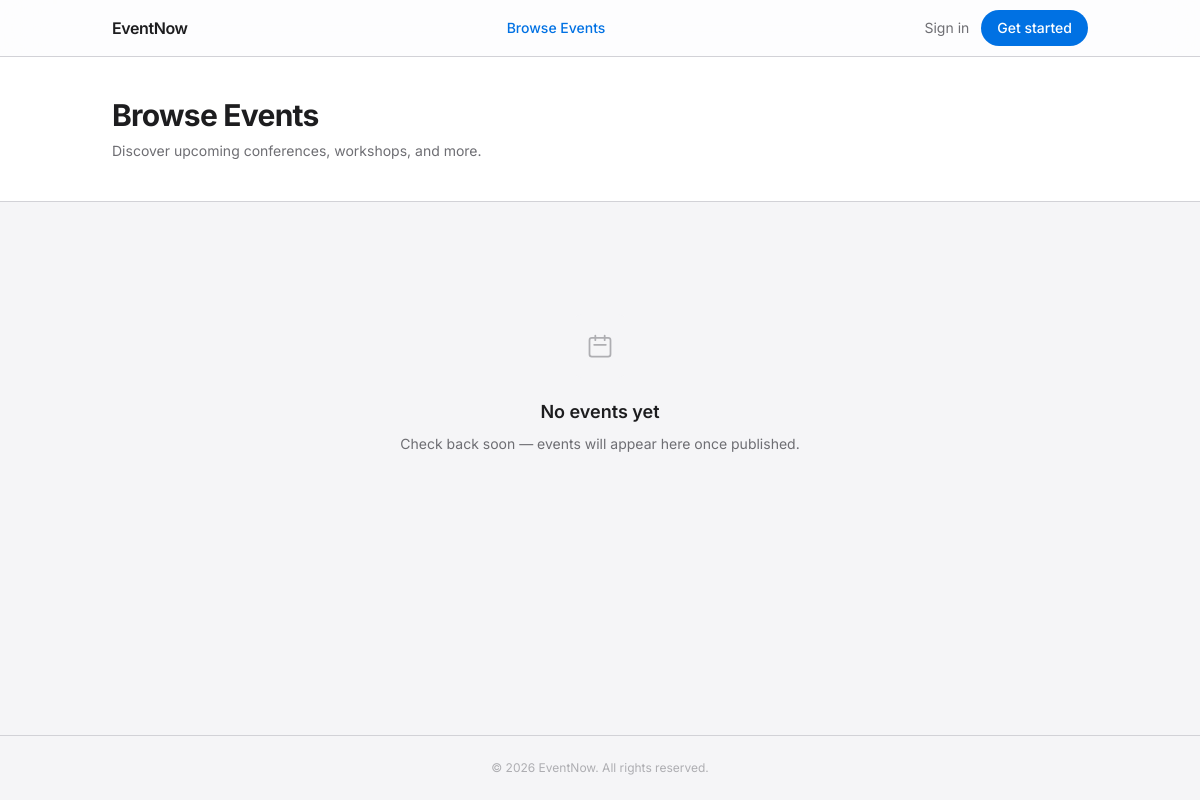
Before: /eventnow/events/ with the older database file.
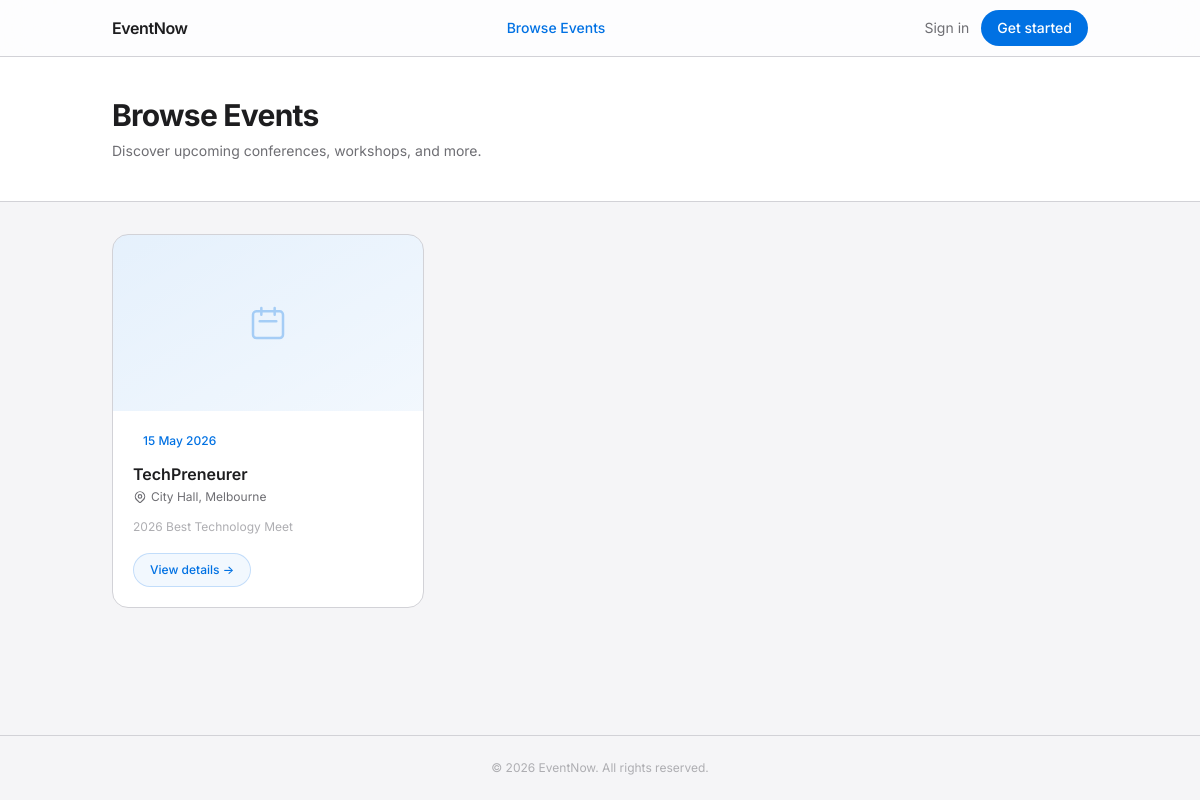
After: the same page with the newer database file.
### apps/events/models.py (models this page shows, shortened)
class Event(models.Model):
    id = models.AutoField(primary_key=True)
    organiser = models.ForeignKey(
        User,
        on_delete=models.CASCADE,
    )
    venue = models.ForeignKey(Venue, on_delete=models.CASCADE)
    title = models.CharField(max_length=255)
    slug = models.SlugField(max_length=255, unique=True)
    description = models.TextField()
    cover_image_url = models.URLField()
    starts_at = models.DateTimeField()
    ends_at = models.DateTimeField()
    status = models.CharField(max_length=255)
    max_capacity = models.IntegerField()
    created_at = models.DateTimeField(auto_now_add=True)
    updated_at = models.DateTimeField(auto_now=True)
    class Meta:
        app_label = 'apps'

class Venue(models.Model):
    id = models.AutoField(primary_key=True)
    name = models.CharField(max_length=255)
    address = models.CharField(max_length=255)
    city = models.CharField(max_length=255)
    country = models.CharField(max_length=255)
    created_at = models.DateTimeField(auto_now_add=True)
    updated_at = models.DateTimeField(auto_now=True)
    class Meta:
        app_label = 'apps'

### apps/events/views.py (the view)
# urls.py: path('events/',                     views.event_list,       name='event_list'),
def event_list(request):
    qs = (
        Event.objects
        .filter(status='published')
        .select_related('venue', 'organiser')
        .order_by('starts_at')
    )
    paginator = Paginator(qs, 9)
    page_obj  = paginator.get_page(request.GET.get('page'))
    return render(request, 'events/event-list.html', {'page_obj': page_obj})

### apps/templates/events/event-list.html (shortened to what this page needs)
{% extends "base.html" %}
{% block body_class %}bg-surface text-ink font-sans min-h-screen flex flex-col{% endblock %}
{% block header %}
<header class="sticky top-0 z-50 bg-white/80 backdrop-blur-xl border-b border-border">
  <div class="max-w-5xl mx-auto px-6 h-14 flex items-center justify-between">
    <a href="{% url 'index' %}" class="text-base font-semibold text-ink tracking-tight">EventNow</a>
    <nav class="hidden md:flex items-center gap-7" aria-label="Main navigation">
      <a href="{% url 'event_list' %}" class="text-sm text-primary font-medium" aria-current="page">Browse Events</a>
    </nav>
    <div class="flex items-center gap-3">
      {% if user.is_authenticated %}
        <a href="{% url 'dashboard' %}" class="text-sm font-medium border border-border text-ink px-4 py-2 rounded-full hover:bg-surface transition-colors">Dashboard</a>
      {% else %}
        <a href="{% url 'account_login' %}" class="text-sm text-ink-2 hover:text-ink transition-colors">Sign in</a>
        <a href="{% url 'account_signup' %}" class="text-sm font-medium bg-primary text-white px-4 py-2 rounded-full hover:bg-primary-dark transition-colors">Get started</a>
      {% endif %}
    </div>
  </div>
</header>
{% endblock %}
{% block body %}
<main id="main" class="flex-1">
  <div class="bg-card border-b border-border">
    <div class="max-w-5xl mx-auto px-6 py-10">
      <h1 class="text-3xl font-bold text-ink tracking-tight mb-2">Browse Events</h1>
      <p class="text-sm text-ink-2">Discover upcoming conferences, workshops, and more.</p>
    </div>
  </div>
  <div class="max-w-5xl mx-auto px-6 py-8">
    {% if page_obj.object_list %}
    <div class="grid sm:grid-cols-2 lg:grid-cols-3 gap-5 mb-10">
      {% for event in page_obj %}
      <article class="bg-card border border-border rounded-2xl overflow-hidden flex flex-col hover:shadow-md transition-shadow">
        {% if event.cover_image_url %}
        <img src="{{ event.cover_image_url }}" alt="{{ event.title }}" class="w-full h-44 object-cover">
        {% else %}
        <div class="w-full h-44 bg-gradient-to-br from-primary/10 to-primary/5 flex items-center justify-center">
          <svg class="w-10 h-10 text-primary/30" fill="none" stroke="currentColor" viewBox="0 0 24 24">
            <path stroke-linecap="round" stroke-linejoin="round" stroke-width="1.5" d="M8 7V3m8 4V3m-9 8h10M5 21h14a2 2 0 002-2V7a2 2 0 00-2-2H5a2 2 0 00-2 2v12a2 2 0 002 2z"/>
          </svg>
        </div>
        {% endif %}
        <div class="flex-1 p-5">
          <div class="flex items-center gap-2 mb-3">
            <span class="text-xs font-medium bg-primary/8 text-primary px-2.5 py-0.5 rounded-full">
              {{ event.starts_at|date:"j M Y" }}
            </span>
          </div>
          <h2 class="text-base font-semibold text-ink mb-1 leading-snug">{{ event.title }}</h2>
          {% if event.venue %}
          <p class="text-xs text-ink-2 flex items-center gap-1 mb-3">
            {{ event.venue.name }}, {{ event.venue.city }}
          </p>
          {% endif %}
          <p class="text-xs text-ink-3 leading-relaxed line-clamp-2 mb-4">{{ event.description }}</p>
          <a href="{% url 'event_detail' event.slug %}"
             class="inline-block text-xs font-medium text-primary border border-primary/20 bg-primary/5 px-4 py-2 rounded-full hover:bg-primary/10 transition-colors">
            View details →
          </a>
        </div>
      </article>
      {% endfor %}
    </div>
    {% else %}
    <div class="text-center py-20">
      <div class="w-16 h-16 bg-surface rounded-2xl flex items-center justify-center mx-auto mb-5">
        <svg class="w-7 h-7 text-ink-3" fill="none" stroke="currentColor" viewBox="0 0 24 24">
          <path stroke-linecap="round" stroke-linejoin="round" stroke-width="1.5" d="M8 7V3m8 4V3m-9 8h10M5 21h14a2 2 0 002-2V7a2 2 0 00-2-2H5a2 2 0 00-2 2v12a2 2 0 002 2z"/>
        </svg>
      </div>
      <h2 class="text-lg font-semibold text-ink mb-2">No events yet</h2>
      <p class="text-sm text-ink-2 mb-6">Check back soon — events will appear here once published.</p>
    </div>
    {% endif %}
  </div>
</main>
{% endblock %}
{% block footer %}
<footer class="border-t border-border py-6">
  <p class="text-center text-xs text-ink-3">© 2026 EventNow. All rights reserved.</p>
</footer>
{% endblock %}

### apps/templates/base.html (shortened to what this page needs)
<!DOCTYPE html>
<html lang="en">
<head>
  <script src="https://cdn.tailwindcss.com"></script>
</head>
<body class="{% block body_class %}bg-surface text-ink font-sans{% endblock %}">
  {% block header %}{% endblock %}
  {% block body %}{% endblock %}
  {% block footer %}{% endblock %}
</body>
</html>

### apps/templates/base.html (style rules this page uses)
* { -webkit-font-smoothing: antialiased; }

Changed rows visible on the page:
now on this page (row edited): Event: starts_at "15 May 2026", title "TechPreneurer", venue.name "City Hall", venue.city "Melbourne", description "2026 Best Technology Meet"
Other visible differences:
text no longer shown: "No events yet Check back soon — events will appear here once published."
